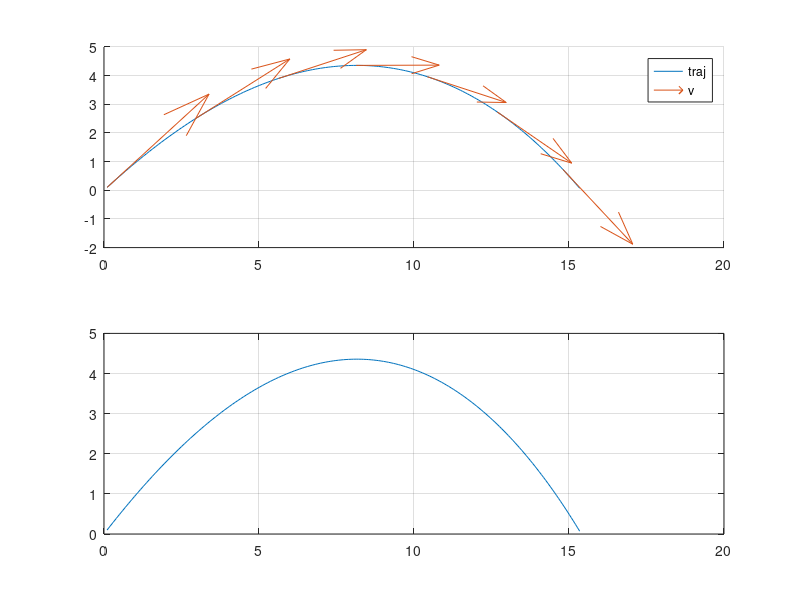

The MATLAB script that drew this image:
clear
a=load('dim2.dat');
subplot (2,1,1)
hold on
plot(a(:,2),a(:,3))
t=1:30:length(a(:,1));
quiver(a(t,2),a(t,3),a(t,4),a(t,5),0.8)
legend('traj','v')
grid on
subplot(2,1,2)
plot(a(:,2),a(:,3))

grid on
